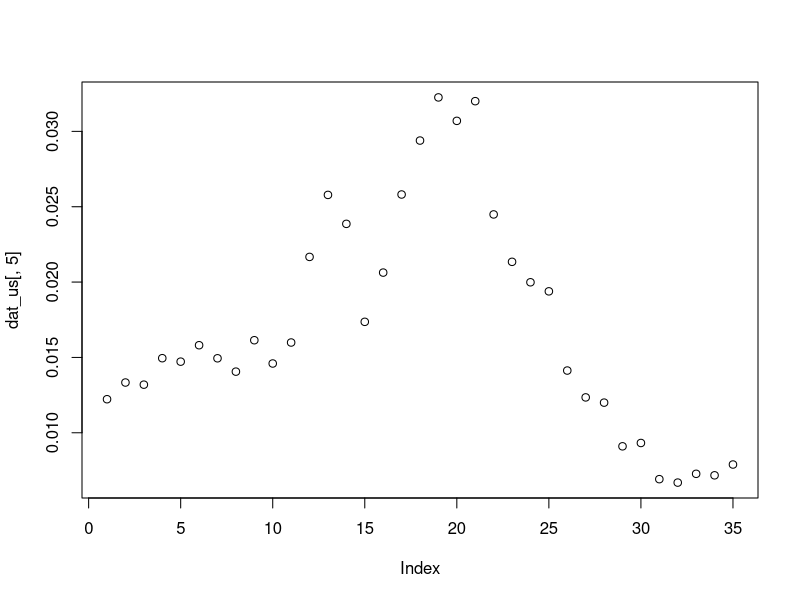
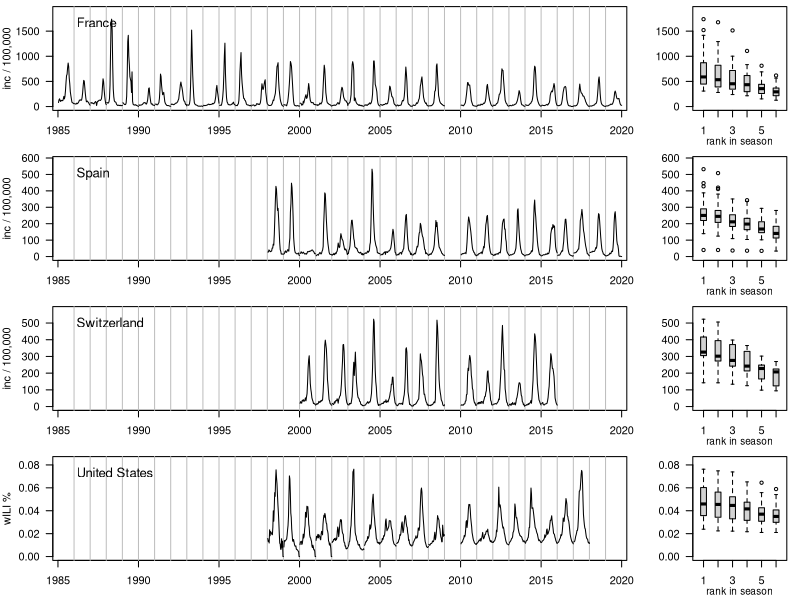

Generate these figures, in order, with R:
setwd("/home/johannes/Documents/Ideas/mem/Simulations")

dat_ch <- read.csv("../Data/for_mem/ili_mem_ch.csv")
dat_es <- read.csv("../Data/for_mem/ili_mem_es.csv")
dat_fr <- read.csv("../Data/for_mem/ili_mem_fr.csv")
dat_us <- read.csv("../Data/for_mem/ili_mem_us.csv")

dim(dat_us)

plot(dat_us[, 5])

matr <- dat_ch
xlim <- c(1990, 2020)
plot_mem_ts <- function(matr, xlim, ylab = "inc / 100,000", ...){
  years <- as.numeric(substr(colnames(matr), start = 13, stop = 16)) - 1
  plot(NULL, xlim = xlim, ylim = c(0, 1.1*max(matr)), xlab = "", ylab = ylab, ...)
  abline(v = seq(from = floor(xlim[1]), to = ceiling(xlim[2])), col = "grey")

  weeks_per_seas <- nrow(matr)
  for(i in 1:ncol(matr)){
    x <- years[i] + (1:weeks_per_seas)/weeks_per_seas
    lines(x, matr[, i])
  }
}

bplot_ranks <- function(matr, ylab = ""){
  plot(NULL, xlim = c(0.5, 6.5), ylim = c(0, 1.1*max(matr)), xlab = "", ylab = ylab)
  mtext("rank in season", 1, line = 1.8, cex = 0.6)
  get_nth <- function(vect, n) sort(vect, decreasing = TRUE)[n]
  for(i in 1:6) boxplot(apply(matr, 2, get_nth, n = i), at = i, add = TRUE, axes = FALSE)
}

par(las = 1, mar = c(3, 4, 0.5, 1))
layout(matrix(1:8, ncol = 2, byrow = TRUE), widths = c(8, 2))
plot_mem_ts(dat_fr, xlim = c(1986, 2019)); legend("topleft", legend = "France", bty = "n", cex = 1.2)
bplot_ranks(dat_fr)

plot_mem_ts(dat_es, xlim = c(1986, 2019)); legend("topleft", legend = "Spain", bty = "n", cex = 1.2)
bplot_ranks(dat_es)

plot_mem_ts(dat_ch, xlim = c(1986, 2019)); legend("topleft", legend = "Switzerland", bty = "n", cex = 1.2)
bplot_ranks(dat_ch)

plot_mem_ts(dat_us, xlim = c(1986, 2019), ylab = "wILI %"); legend("topleft", legend = "United States", bty = "n", cex = 1.2)
bplot_ranks(dat_us)
